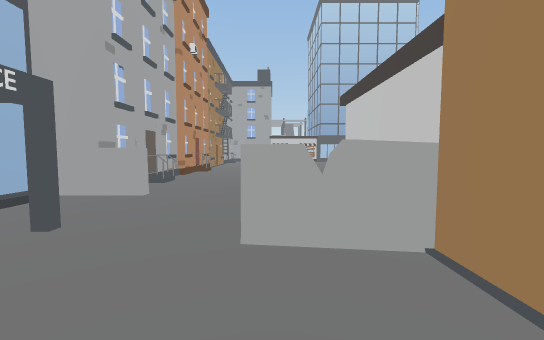
view 1 (above)

22 first-person views from a walk through a Unity game level. The camera is 1.4 m above the floor, tilts 4° down and sees 90° across. The floor is counted in squares, 2 m on a side. Each view is taken from the middle of a square. On the plan, view 1 faces up. The plan holds only what a view shows up to about 9 squares ahead; the rest is blank. The place goes on beyond the plan. Some animated figures are left out.

view 2
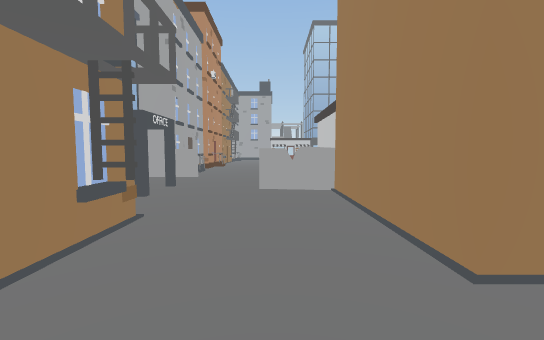

view 3
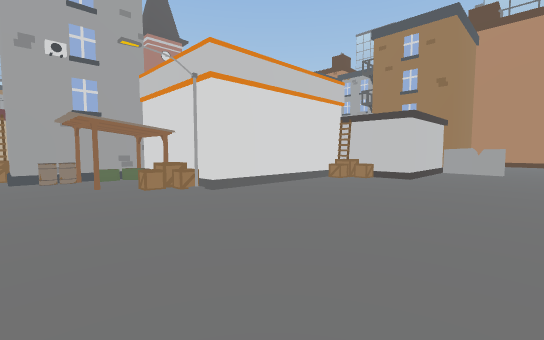

view 4
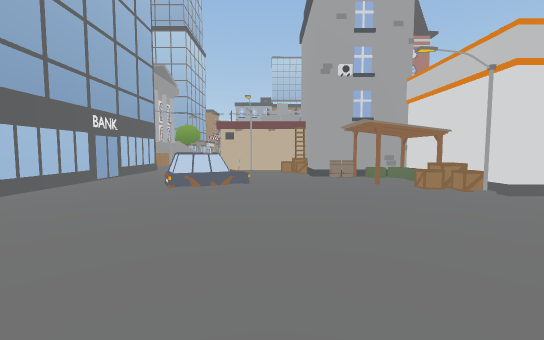

view 5
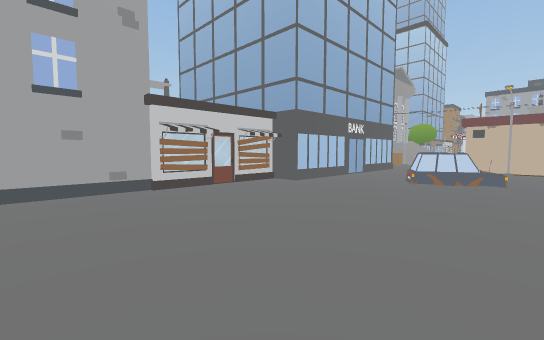

view 6
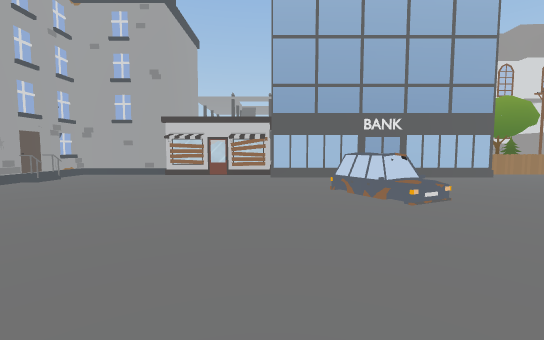

view 7
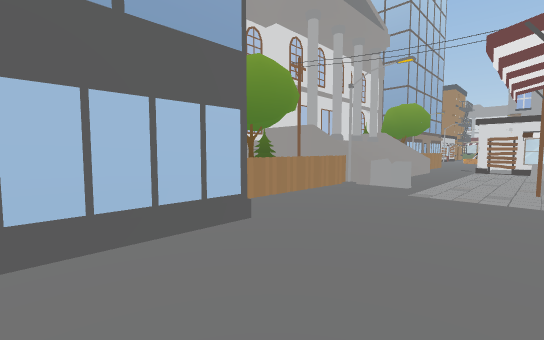

view 8
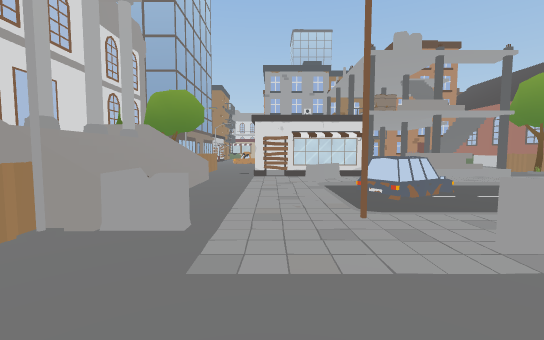

view 9
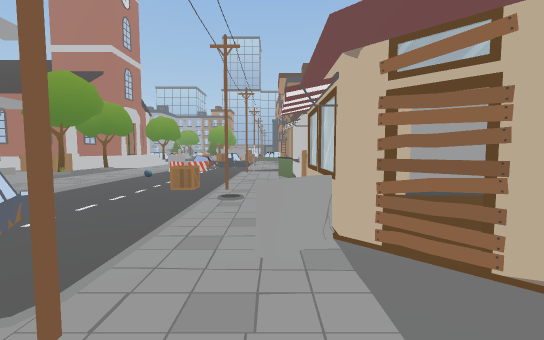

view 10
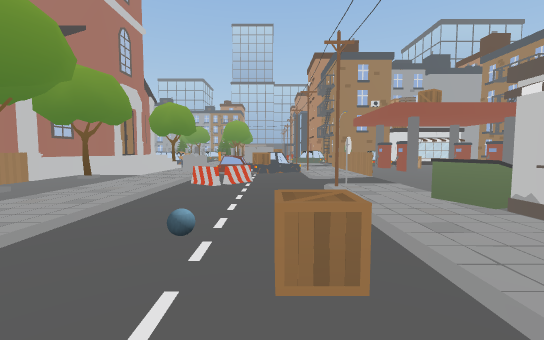

view 11
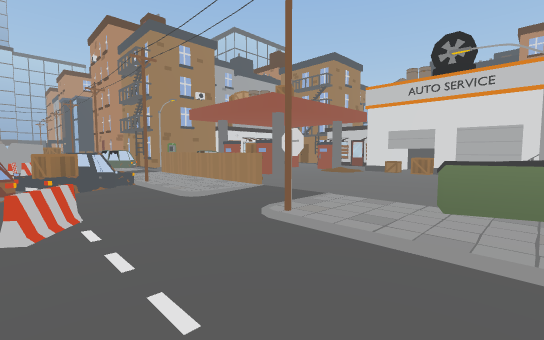

view 12
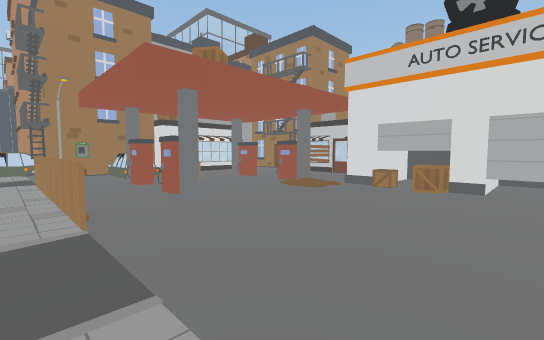

view 13
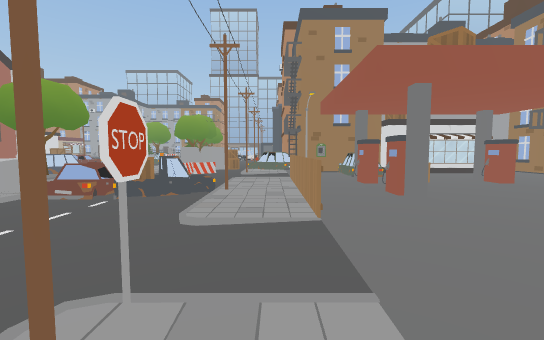

view 14
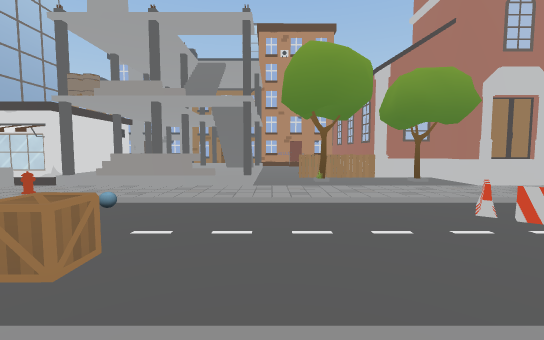

view 15
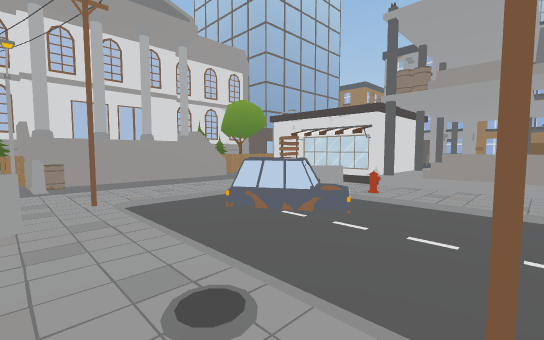

view 16
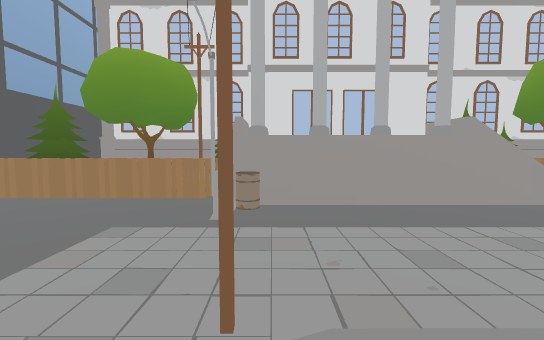

view 17
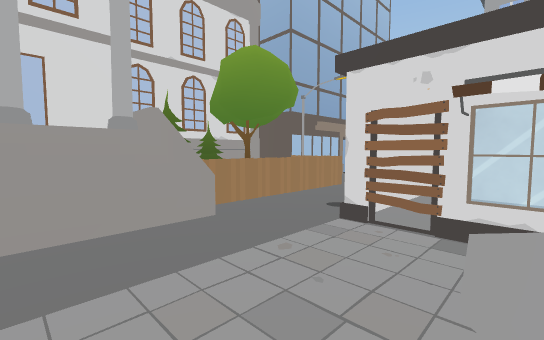

view 18
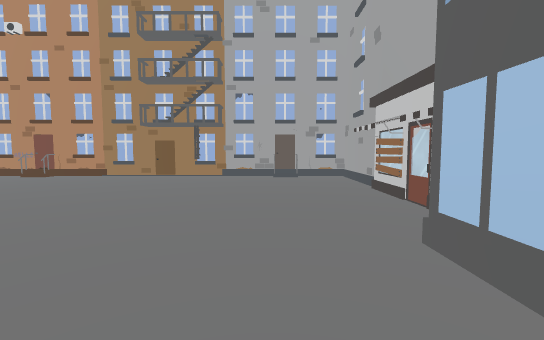

view 19
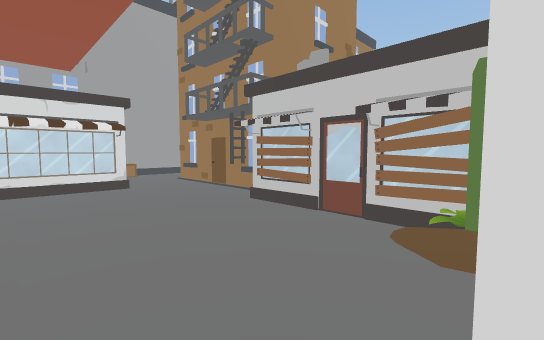

view 20
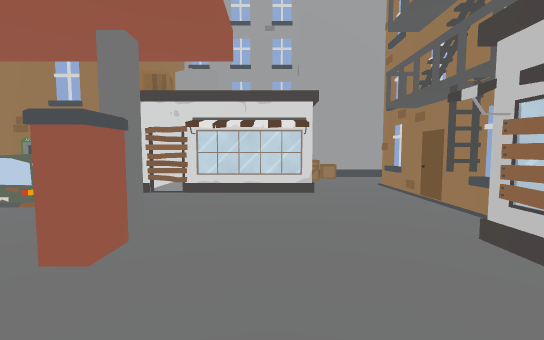

view 21
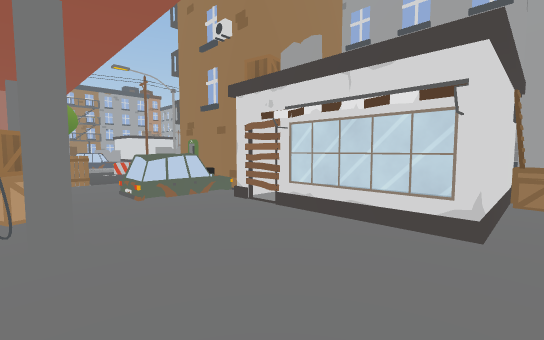

view 22
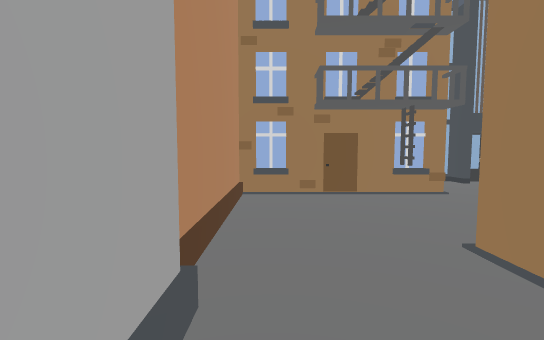

### Floor plan
Key: @ floor where view 1 was taken; # wall or solid block; x gap in a wall; . main floor; : floor 0.5 m higher than the main floor; / step, stairs or slope; = window, fence, low wall or low ledge; v drop or lower ground; O other object.
Columns run from 4 left of view 1 to 23 right of it. Each row starts with its distance up from view 1.
 21              # ########
 20      ###     # OO    OO  ###
 19    ##  #     OO # vx/vO OO
 18  ###OOO###### OOO////OOOO
 17  #...........O..#O....x.
 16  #....................OO#
 15  #......OO.......#///=O.#
 14  O.......O...O O=//O/.OO#
 13  #..........OO O././O.x:#
 12  O..........O#OO./../.=
 11  O........O#   O.#.O/.=
 10  #......OOO#  OO./O./.:
  9  #......###OOOOO./../.#..
  8  #......###....O./../OOO.
  7  #......###O.....O../.OO
  6 ##.....O###O.......=/OOO##
  5 #O....OOOOO.....O/..////#
  4 ##....# O..#..#.O/.////##
  3 #.....# O.......O/OO/#/#
  2 ###.####O..#.O#.O/     #
  1  ##..#  O.......O/   OO#
  0   ..@#  .....O......   #
 -1   #O.## ..OOO###./==   O
 -2   #.... ..=.## #.
 -3   #......O###  #O
 -4   #########    O
 -5                O

Where each view was taken, in squares from view 1:
view 1: 0 up, 0 right, facing up
view 2: 3 down, 0 right, facing up
view 3: 12 up, 1 left, facing down-right
view 4: 13 up, 1 left, facing right
view 5: 13 up, 2 left, facing up-right
view 6: 10 up, 3 right, facing up
view 7: 15 up, 7 right, facing up-right
view 8: 16 up, 10 right, facing right
view 9: 16 up, 12 right, facing down
view 10: 12 up, 14 right, facing down
view 11: 9 up, 15 right, facing down-left
view 12: 8 up, 12 right, facing down-left
view 13: 8 up, 12 right, facing down
view 14: 9 up, 12 right, facing right
view 15: 11 up, 12 right, facing up-right
view 16: 14 up, 13 right, facing up
view 17: 15 up, 15 right, facing up-right
view 18: 16 up, 5 right, facing left
view 19: 5 up, 7 right, facing down-left
view 20: 4 up, 6 right, facing down
view 21: 2 up, 5 right, facing down-right
view 22: 3 down, 3 right, facing left
